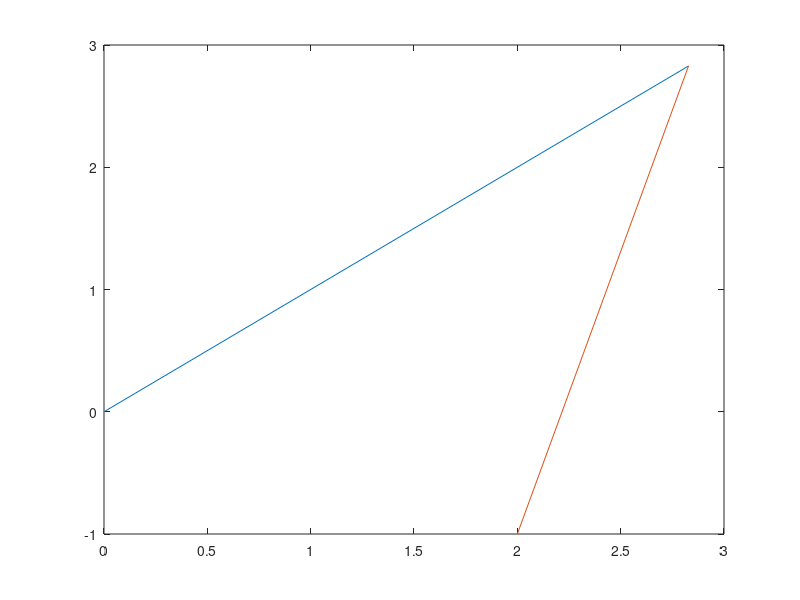

This figure's MATLAB source:

target_position = [sqrt(8);sqrt(8);0];

sensor_position = [2, -1, 0]';
sensor_orientation = [pi/4, 0, 0]';

Rx = @(t) [1, 0, 0; 0, cos(t), -sin(t); 0, sin(t), cos(t)];
Ry = @(t) [cos(t), 0, sin(t); 0, 1, 0; -sin(t), 0, cos(t)];
Rz = @(t) [cos(t), -sin(t), 0; sin(t), cos(t), 0; 0, 0, 1];

rot_mat = Rz(-sensor_orientation(1))*Ry(-sensor_orientation(2))*Rx(-sensor_orientation(3));

xyz = target_position - sensor_position;

xyz_rot = rot_mat*xyz;

x = xyz_rot(1);
y = xyz_rot(2);
z = xyz_rot(3);

[theta,rho,z]  = cart2pol(x,y,z);
angle = rad2deg(theta);
% theta = theta - sensor_orientation(1);

figure;
plot([0,target_position(1)],[0,target_position(2)]);
hold on
plot([sensor_position(1),target_position(1)],[sensor_position(2),target_position(2)]);



